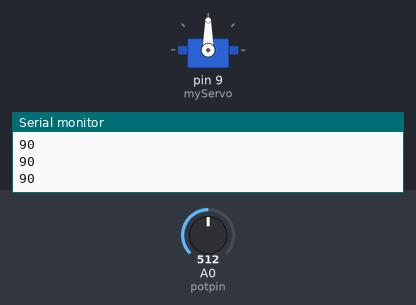
The sketch below on a simulated Arduino Uno, built with avr-gcc and run on an emulated ATmega328P. Parts: servo, the last lines printed to the serial monitor. The test bench sets the inputs (shaded band); at power-on: A0 (potpin) = 512.

Above: at 1.2 s.
1.3 s: A0 (potpin) set to 716
At 1.8 s:
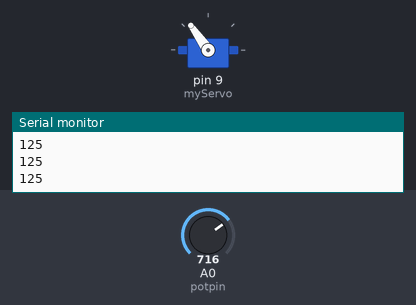
2.8 s: A0 (potpin) set to 900
At 3.2 s:
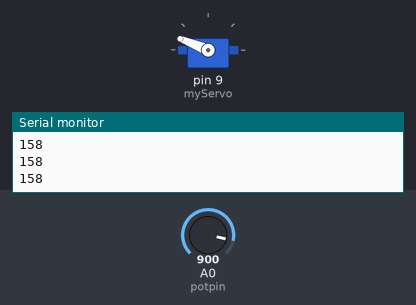
4.3 s: A0 (potpin) set to 1023
At 5.4 s:
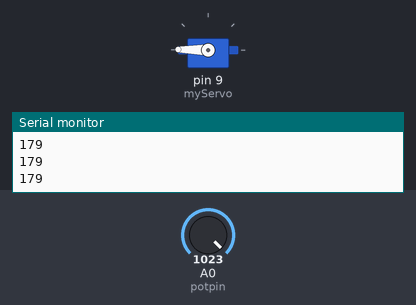
5.8 s: A0 (potpin) set to 306
At 6.3 s:
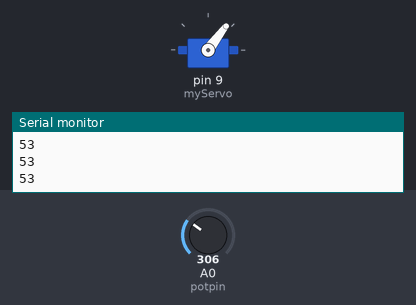
7.3 s: A0 (potpin) set to 122
At 7.6 s:
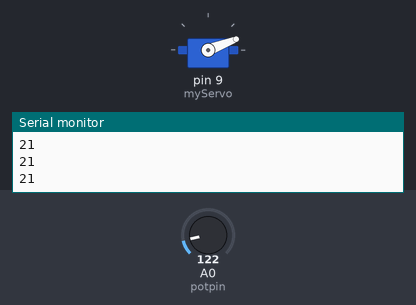
8.8 s: A0 (potpin) set to 0
At 10.1 s:
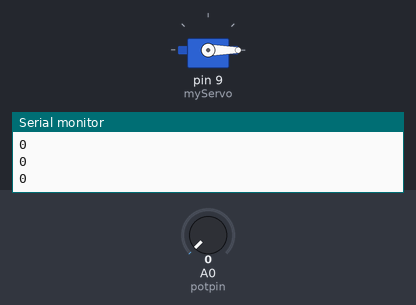
Timing chart, 0 to 11.3 s (numbered marks = the images above; inputs shaded):
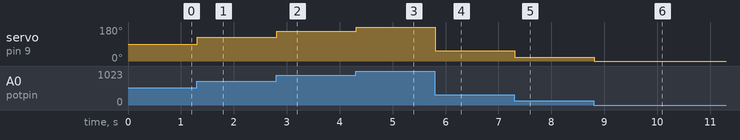

The sketch:

Sweep.ino
```cpp
#include <Servo.h>
Servo myServo;
int potpin = A0;
int val;

void setup() {
  Serial.begin(9600);
  myServo.attach(9);
}

void loop() {
  val = analogRead(potpin);
  val = map(val, 0, 1024, 0, 180);
  Serial.println(val);
  myServo.write(val);
  delay(15);
}
```

Measured:
- after the input at 1.3 s, servo on pin 9 (myServo): 90° → 125° at once
- after the input at 2.8 s, servo on pin 9 (myServo): 125° → 158° at once
- after the input at 4.3 s, servo on pin 9 (myServo): 158° → 179° at once
- after the input at 5.8 s, servo on pin 9 (myServo): 179° → 53° at once
- after the input at 7.3 s, servo on pin 9 (myServo): 53° → 21° at once
- after the input at 8.8 s, servo on pin 9 (myServo): 21° → 0° at once
